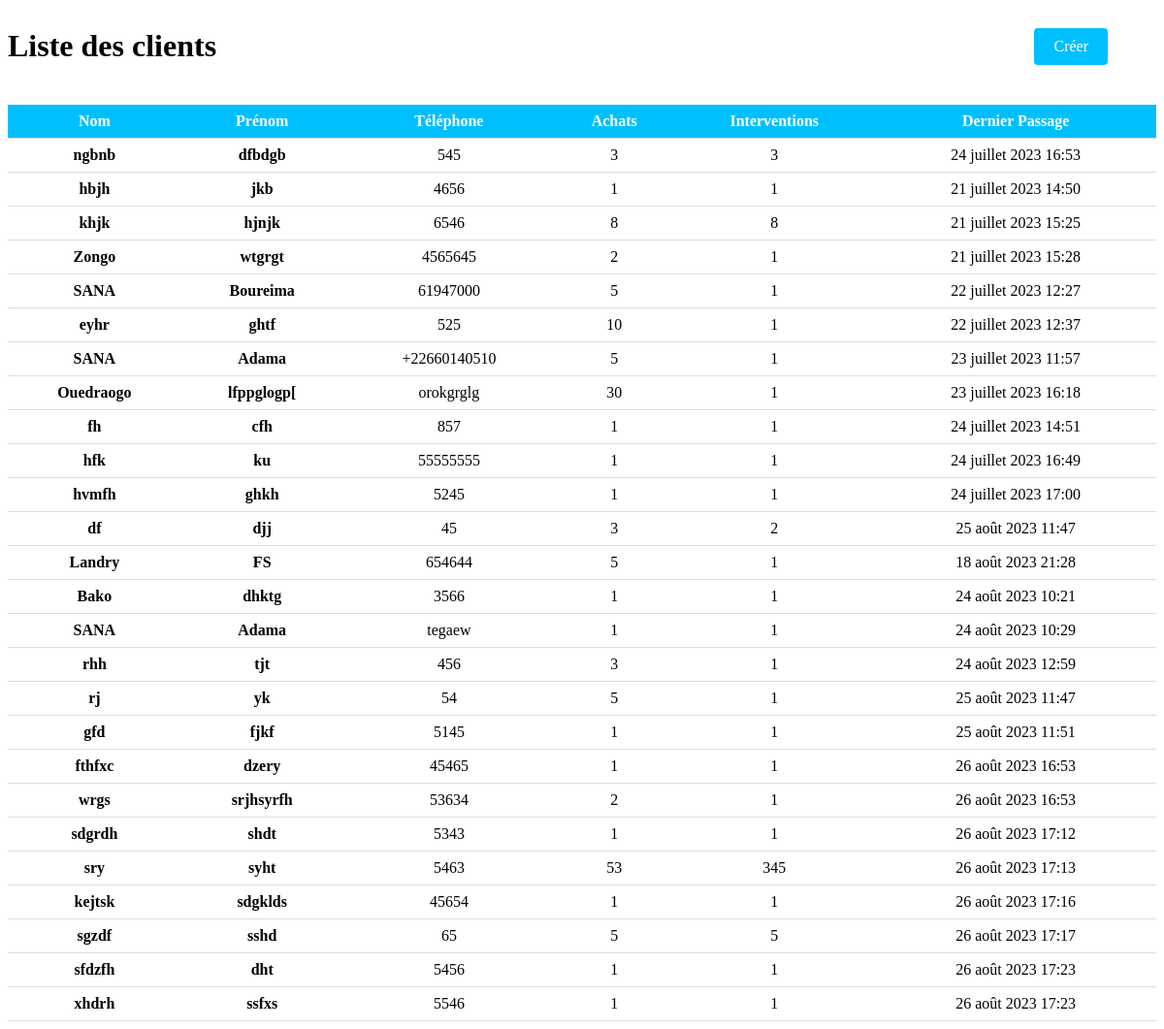
Page /clients (signed in) on the earlier database version.
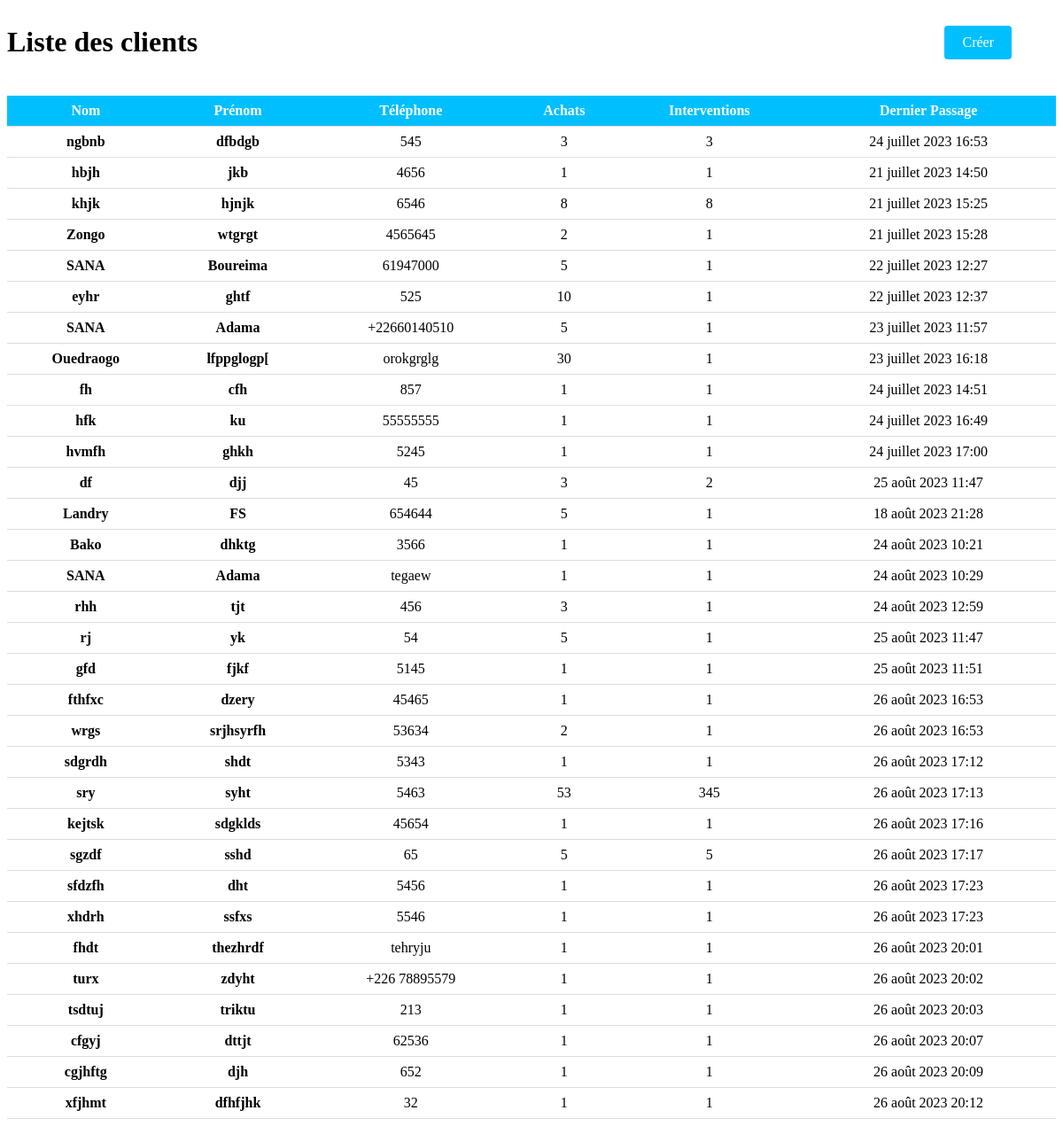
Same page on the later database version.
### Gestion/models.py (models this page shows, shortened)
class Client(models.Model):
    Nom = models.CharField(max_length=25)
    Prenom = models.TextField()
    Telephone = models.CharField(max_length=8)
    Achats = models.IntegerField(default=1)
    Interventions = models.IntegerField(default=1)
    date_added = models.DateTimeField(auto_now=True)
    class meta:
        ordering = ['-date_added']
        verbose_name = ("Client")
        verbose_name_plurial = ("Clients")

### Gestion/views.py (the view)
# urls.py: path('clients', clients, name='page_clients'),
@login_required(login_url='login')
def clients(request):
    user = request.user
    if(request.method =="GET"):
        clients = Client.objects.all()
        context = {"clients": clients}
        return render(request, "gestion/clients.html", context=context)

### Gestion/templates/gestion/clients.html (shortened to what this page needs)
<!DOCTYPE html>
<html>
<head>
</head>
<body>
    <div class="header">
        <h1>Liste des clients</h1>
        <a href="{% url 'creer_client' %}" style="margin-right: 50px;" class="create-button">Créer</a>
    </div>
    <table>
        <tr>
            <th>Nom</th>
            <th>Prénom</th>
            <th>Téléphone</th>
            <th>Achats</th>
            <th>Interventions</th>
            <th>Dernier Passage</th>
        </tr>
        {% for client in clients %}
            <tr>
                <td><span>{{ client.Nom }}</span></td>
                <td><span>{{ client.Prenom }}</span></td>
                <td>{{ client.Telephone }}</td>
                <td>{{ client.Achats }}</td>
                <td>{{ client.Interventions }}</td>
                <td>{{ client.date_added }}</td>
            </tr>
        {% endfor %}
    </table>
</body>
</html>

Differences in the rows shown:
added Client: Nom "fhdt", Prenom "thezhrdf", Telephone "tehryju", Achats "1", Interventions "1", date_added "26 août 2023 20:01"
added Client: Nom "turx", Prenom "zdyht", Telephone "+226 78895579", Achats "1", Interventions "1", date_added "26 août 2023 20:02"
added Client: Nom "tsdtuj", Prenom "triktu", Telephone "213", Achats "1", Interventions "1", date_added "26 août 2023 20:03"
added Client: Nom "cfgyj", Prenom "dttjt", Telephone "62536", Achats "1", Interventions "1", date_added "26 août 2023 20:07"
added Client: Nom "cgjhftg", Prenom "djh", Telephone "652", Achats "1", Interventions "1", date_added "26 août 2023 20:09"
added Client: Nom "xfjhmt", Prenom "dfhfjhk", Telephone "32", Achats "1", Interventions "1", date_added "26 août 2023 20:12"
